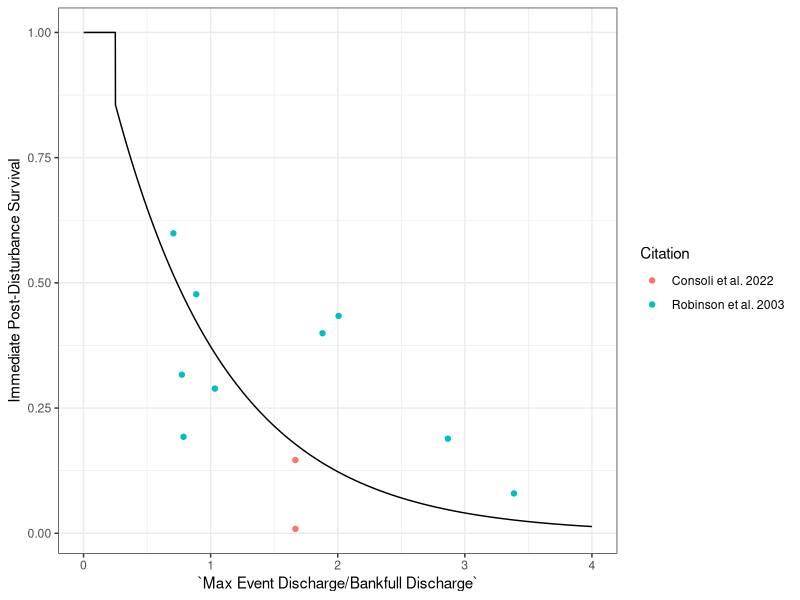

Write the R code that produced this figure.
#############################################################
## Code to fit curve to Baetidae spp mortality rates to data
#############################################################

library(readxl)
library(minpack.lm)
library(tidyverse)
BAETVitalRates <- read_excel("VitalRates.xlsx", sheet = "Baetid Mortality Rates")
BAETVitalRates <- as.data.frame(BAETVitalRates)

flow.surv.fit <- function(magnitude, mortality, Qmin){
  x <- magnitude # rename x and y
  y <- 1 - mortality # convert to survival
  df <- as.data.frame(cbind(x,y))
  df <- rbind(df, c(Qmin, 1))  # make sure we specify that we have 100% survival at Qmin (0.25)
  nls.fit <- nlsLM(formula = (y ~ k* exp(-h*x)), data = df, start = c(k = 1, h = 1)) # fit to negative exponential function
  return(nls.fit)
}

flow.surv.rate <- function(h, k, max, min, interval, Qmin) {
  Q <- seq(min, max, by = interval)
  surv <- k*(exp(-h*Q))
  surv.df <- as.data.frame(cbind(Q, surv))
  surv.df$surv[which(surv.df$Q <= Qmin)] <- 1
  return(surv.df)
}

surv.fit.BAET <- flow.surv.fit(BAETVitalRates$`Max Event Discharge/Bankfull Discharge`, BAETVitalRates$Mortality, 0.25)
surv.df.BAET <- flow.surv.rate(surv.fit.BAET$m$getPars()[2] , surv.fit.BAET$m$getPars()[1], 4, 0.001, 0.001, 0.25)

ggplot(surv.df.BAET, aes(x = Q, y = surv))+
  geom_line()+
  geom_point(data = BAETVitalRates, aes(x = `Max Event Discharge/Bankfull Discharge` , y = 1-(Mortality), color = Citation))+
  #coord_cartesian(ylim = c(0,1)) +
  ylab('Immediate Post-Disturbance Survival') +
  theme_bw()+
  xlab('`Max Event Discharge/Bankfull Discharge`')
